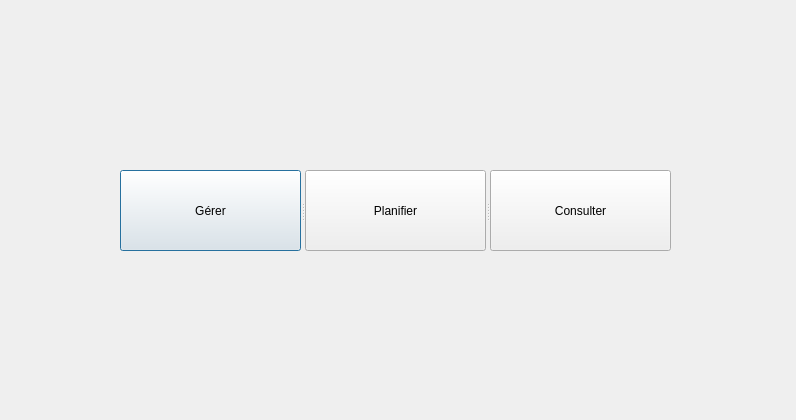
<?xml version="1.0" encoding="UTF-8"?>
<ui version="4.0">
 <class>adminMenu</class>
 <widget class="QDialog" name="adminMenu">
  <property name="geometry">
   <rect>
    <x>0</x>
    <y>0</y>
    <width>796</width>
    <height>420</height>
   </rect>
  </property>
  <property name="windowTitle">
   <string>Dialog</string>
  </property>
  <widget class="QSplitter" name="splitter">
   <property name="geometry">
    <rect>
     <x>120</x>
     <y>170</y>
     <width>551</width>
     <height>81</height>
    </rect>
   </property>
   <property name="orientation">
    <enum>Qt::Horizontal</enum>
   </property>
   <widget class="QPushButton" name="gerer">
    <property name="text">
     <string>Gérer</string>
    </property>
   </widget>
   <widget class="QPushButton" name="planifier">
    <property name="text">
     <string>Planifier</string>
    </property>
   </widget>
   <widget class="QPushButton" name="consulter">
    <property name="text">
     <string>Consulter</string>
    </property>
   </widget>
  </widget>
 </widget>
 <resources/>
 <connections/>
</ui>
